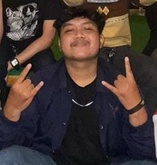
#> input picture gambar/fadil.jpg, 157 x 165 px, shrunk from 259 x 272 before the run
$ python '6.TAMPLATE MATCHING PENDETEKSI WAJAH.py'
#> lines starting #> are read from the running program, lines starting #| are printed output that depends on the picture; after the words box and inside, x2 and y2 are one past the last pixel; in counts of white or black regions, pixels touching at a corner belong together
# tampilkan kedua gambar
import cv2
from matplotlib import pyplot as plt

# panggil dan konversi warna agar sesuai dengan Matplotlib
fadil = cv2.imread('gambar/fadil.jpg')
#> fadil is the input picture: shape (165, 157, 3); mean B, G, R 50.8, 54.4, 67.7
fadil = cv2.cvtColor(fadil, cv2.COLOR_BGR2RGB) # simpan dengan nama yang sama ditumpuk

# panggil dan konversi warna agar sesuai dengan Matplotlib
wirus = cv2.imread('gambar/wirus.jpg')
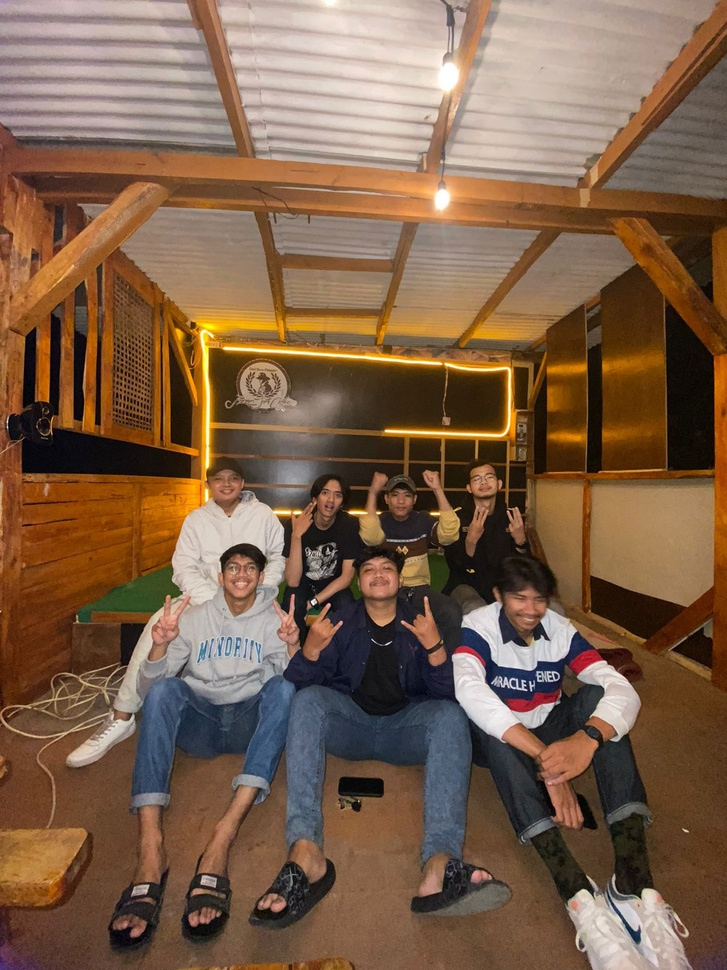
#> input picture gambar/wirus.jpg, 727 x 970 px, shrunk from 1200 x 1600 before the run
#> wirus is the input picture: shape (970, 727, 3); mean B, G, R 73.5, 95.9, 124.4
wirus = cv2.cvtColor(wirus, cv2.COLOR_BGR2RGB)
plt.subplot(121),plt.imshow(fadil), plt.title('fadil')
plt.subplot(122),plt.imshow(wirus), plt.title('wirus')
plt.show()
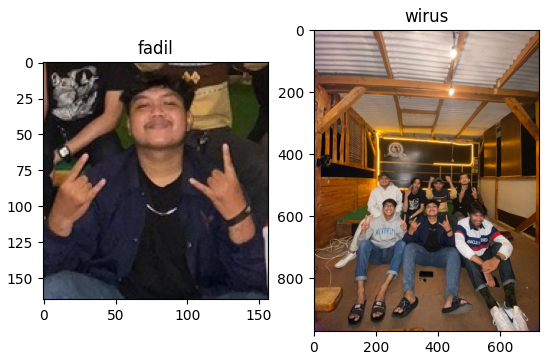
#> figure drawn by matplotlib, 2 panels
import cv2
import numpy as np
from matplotlib import pyplot as plt
img = cv2.imread('gambar/wirus.jpg',0)
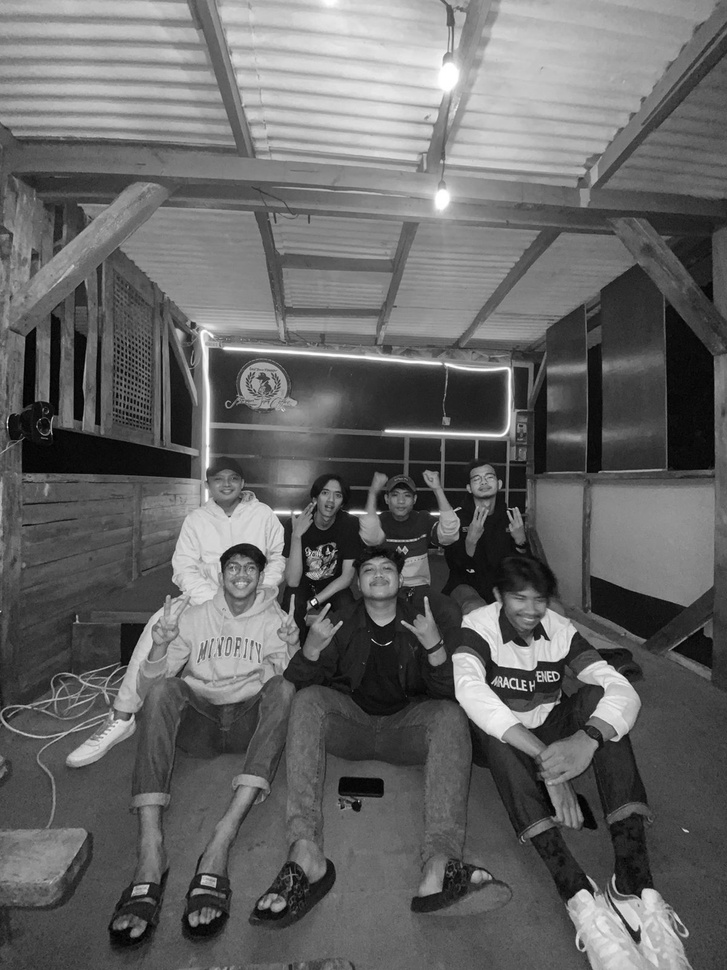
#> img: shape (970, 727); min 0, max 255, mean 101.8
img2 = img.copy()
template = cv2.imread('gambar/fadil.jpg',0)
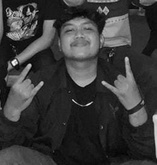
#> template: shape (165, 157); min 1, max 253, mean 58
w, h = template.shape[::-1]
#> w = 157; h = 165

# All the 6 methods for comparison in a list
methods = ['cv2.TM_CCOEFF', 'cv2.TM_CCOEFF_NORMED', 'cv2.TM_CCORR',
'cv2.TM_CCORR_NORMED', 'cv2.TM_SQDIFF', 'cv2.TM_SQDIFF_NORMED']

# perbesar ukuran hasil plotting
plt.rcParams["figure.figsize"] = (15,15)
for met in methods:
    img = img2.copy()
method = eval(met)

# menggunakan template matching
res = cv2.matchTemplate(img,template,method)
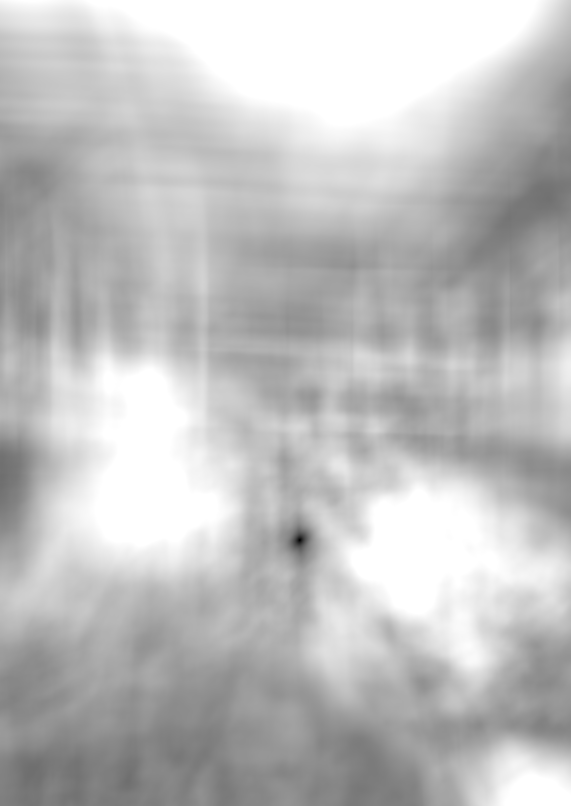
#> res: shape (806, 571) float32; min 0.0147, max 1, mean 0.752
# mencari ukuran citra template untuk menggambar kotak
min_val, max_val, min_loc, max_loc = cv2.minMaxLoc(res)
#> min_val = 0.0147; max_val = 1; min_loc = (299, 540); max_loc = (21, 0)

# metode TM_SQDIFF dan TM_SQDIFF_NORMED menggunakan persamaan yang sedikit berbeda
# sehingga dibuatkan fungsi khusus untuk mengambil nilai minimum
if method in [cv2.TM_SQDIFF, cv2.TM_SQDIFF_NORMED]:
  top_left = min_loc
#> top_left = (299, 540)
else:
  top_left = max_loc
bottom_right = (top_left[0] + w, top_left[1] + h)
#> bottom_right = (456, 705)

# buat persegi pada lokasi yang ditemukan
cv2.rectangle(img, top_left, bottom_right, 255, 2) # 2 adalah ketebalan garis kotak
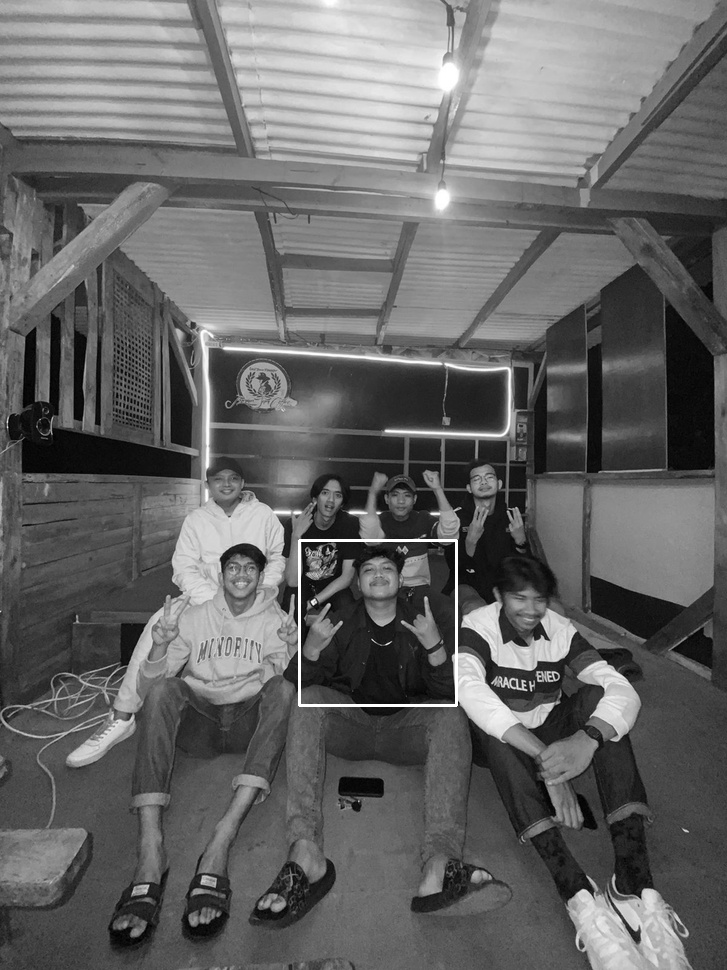
#> img: shape (970, 727); 0.27% of pixels changed, all inside (x1, y1, x2, y2) = (298, 539, 458, 707)
print("hasil metode", met, ": " )
plt.subplot(121),plt.imshow(res,cmap = 'gray')
plt.title('Hasil matching'), plt.xticks([]), plt.yticks([])
plt.subplot(122),plt.imshow(img,cmap = 'gray')
plt.title('Lokasi terdeteksi'), plt.xticks([]), plt.yticks([])
plt.show()
